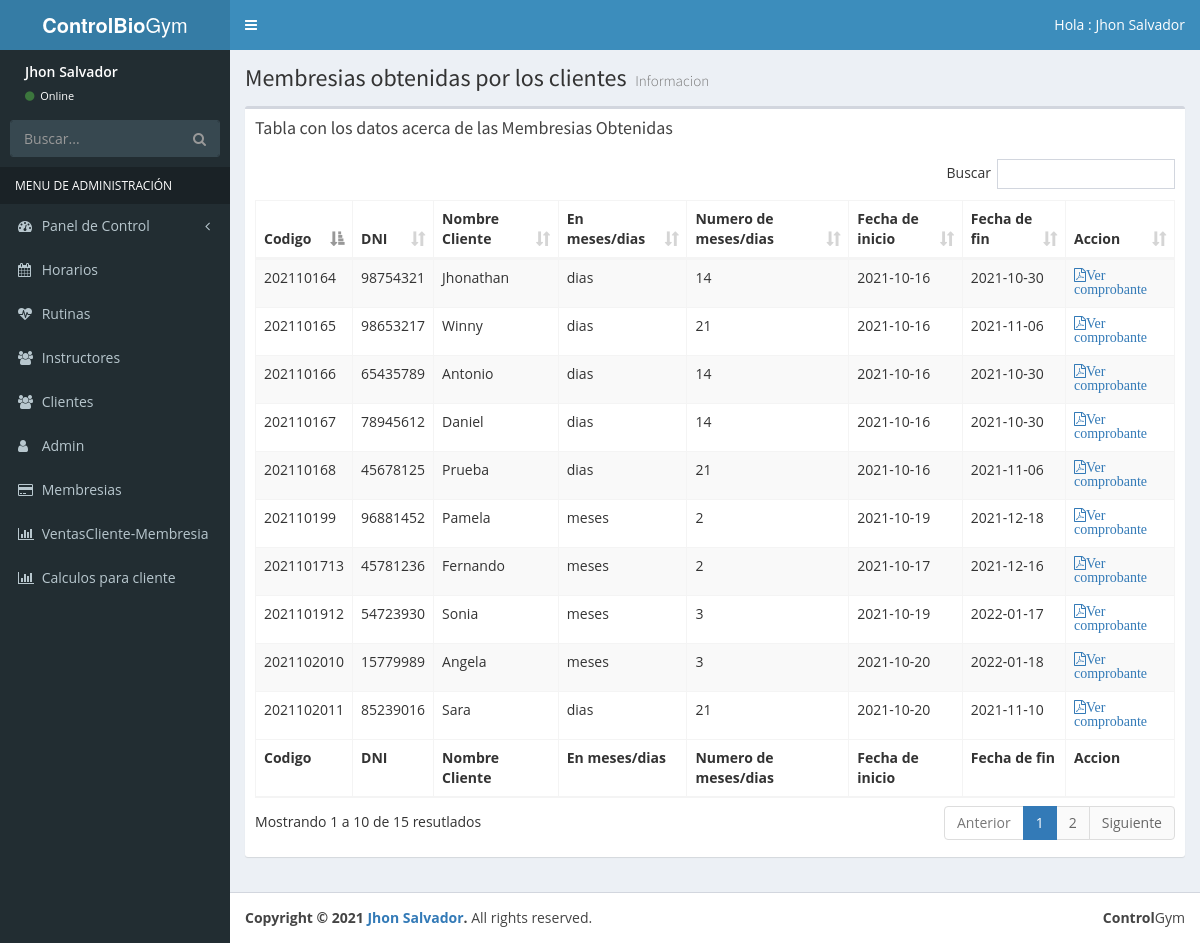
The app's page /ventas-planes-totales.php (signed in) with its own data.
### tables this page shows
CREATE TABLE `plan_cliente` (
  `id_plan_cliente` int(11) NOT NULL,
  `codigo` varchar(200) NOT NULL,
  `fecha_inicio` date NOT NULL,
  `fecha_fin` date NOT NULL,
  `id_cliente` int(8) NOT NULL,
  `id_plan` int(11) NOT NULL
);

CREATE TABLE `cliente` (
  `dnic` int(8) NOT NULL,
  `nombrec` varchar(50) NOT NULL,
  `apellidoc` varchar(50) NOT NULL,
  `correo` varchar(50) NOT NULL,
  `telefono` int(9) NOT NULL,
  `estado` int(1) NOT NULL
);

CREATE TABLE `membresias` (
  `idmemb` int(11) NOT NULL,
  `nommemb` varchar(50) NOT NULL,
  `descripcion` varchar(254) NOT NULL,
  `precio` double NOT NULL,
  `tipo_tiempo` varchar(20) NOT NULL,
  `numero_tiempo` int(11) NOT NULL
);

### ventas-planes-totales.php (the view, shortened to what this page needs)
<?php
include_once 'funciones/funciones1.php';
include_once 'tempaltes/header.php';
include_once 'tempaltes/barra.php';
include_once 'tempaltes/navegacion.php';
?>
  <div class="content-wrapper"  >
    <section class="content-header">
      <h1>
        Membresias obtenidas por los clientes
        <small>Informacion</small>
      </h1>
    </section>
    <section class="content">
      <div class="row">
        <div class="col-xs-12">
          <div class="box">
            <div class="box-header">
              <h3 class="box-title">Tabla con los datos acerca de las Membresias Obtenidas</h3>
            </div>
            <div class="box-body">
              <table id="registros" class="table table-bordered table-striped">
                <thead>
                <tr>
                  <th>Codigo</th>
                  <th>DNI</th>
                  <th>Nombre Cliente</th>
                  <th>En meses/dias</th>
                  <th>Numero de meses/dias</th>
                  <th>Fecha de inicio</th>
                  <th>Fecha de fin</th>
                  <th>Accion</th>
                </tr>
                </thead>
                <tbody>
                          <?php
                  $query = "select * from membresias AS p INNER JOIN plan_cliente AS z
                  ON p.idmemb = z.id_plan INNER JOIN cliente AS c
                  ON c.dnic = z.id_cliente ORDER BY id_plan_cliente DESC";
                  $result = mysqli_query($con, $query);
                  while($row = mysqli_fetch_array($result)){
                    $idc = $row['codigo'];
                    $dnic= $row['dnic'];
                    $namec = $row['nombrec'];
                    $tipot = $row['tipo_tiempo'];
                    $numt = $row['numero_tiempo'];
                    $fechai =$row['fecha_inicio'];
                    $fechaf=$row['fecha_fin'];
                    echo "<tr>";
                    echo "<td>".$idc."</td>";
                    echo "<td>".$dnic."</td>";
                    echo "<td>".$namec."</td>";
                    echo "<td>".$tipot."</td>";
                    echo "<td>".$numt."</td>";
                    echo "<td>".$fechai."</td>";
                    echo "<td>".$fechaf."</td>";
                    echo "<td><a class='fa fa-file-pdf-o' href='generar_carnet_plan1.php?codigo=$idc'     role='button'>Ver comprobante</a></td>";
                    echo "</tr>";
                  }
                  ?>
                </tbody>
                <tfoot>
                <tr>
                <th>Codigo</th>
                 <th>DNI</th>
                  <th>Nombre Cliente</th>
                  <th>En meses/dias</th>
                  <th>Numero de meses/dias</th>
                  <th>Fecha de inicio</th>
                  <th>Fecha de fin</th>
                  <th>Accion</th>
                </tr>
                </tfoot>
              </table>
            </div>
          </div>
        </div>
      </div>
    </section>
		</div>
  <?php
include_once 'tempaltes/footer.php';
?>

### css/estilos.css (style rules this page uses)
* { padding: 0; margin: 0; box-sizing:border-box; }
body { background: #fff; font-family: 'Open Sans', sans-serif; }

### records on screen
plan_cliente: codigo "2021101713", id_cliente.dnic "45781236", id_cliente.nombrec "Fernando", id_plan.tipo_tiempo "meses", id_plan.numero_tiempo "2", fecha_inicio "2021-10-17", fecha_fin "2021-12-16"
plan_cliente: codigo "2021101912", id_cliente.dnic "54723930", id_cliente.nombrec "Sonia", id_plan.tipo_tiempo "meses", id_plan.numero_tiempo "3", fecha_inicio "2021-10-19", fecha_fin "2022-01-17"
plan_cliente: codigo "2021102011", id_cliente.dnic "85239016", id_cliente.nombrec "Sara", id_plan.tipo_tiempo "dias", id_plan.numero_tiempo "21", fecha_inicio "2021-10-20", fecha_fin "2021-11-10"
plan_cliente: codigo "2021102010", id_cliente.dnic "15779989", id_cliente.nombrec "Angela", id_plan.tipo_tiempo "meses", id_plan.numero_tiempo "3", fecha_inicio "2021-10-20", fecha_fin "2022-01-18"
plan_cliente: codigo "202110199", id_cliente.dnic "96881452", id_cliente.nombrec "Pamela", id_plan.tipo_tiempo "meses", id_plan.numero_tiempo "2", fecha_inicio "2021-10-19", fecha_fin "2021-12-18"
plan_cliente: codigo "202110168", id_cliente.dnic "45678125", id_cliente.nombrec "Prueba", id_plan.tipo_tiempo "dias", id_plan.numero_tiempo "21", fecha_inicio "2021-10-16", fecha_fin "2021-11-06"
plan_cliente: codigo "202110167", id_cliente.dnic "78945612", id_cliente.nombrec "Daniel", id_plan.tipo_tiempo "dias", id_plan.numero_tiempo "14", fecha_inicio "2021-10-16", fecha_fin "2021-10-30"
plan_cliente: codigo "202110166", id_cliente.dnic "65435789", id_cliente.nombrec "Antonio", id_plan.tipo_tiempo "dias", id_plan.numero_tiempo "14", fecha_inicio "2021-10-16", fecha_fin "2021-10-30"
plan_cliente: codigo "202110165", id_cliente.dnic "98653217", id_cliente.nombrec "Winny", id_plan.tipo_tiempo "dias", id_plan.numero_tiempo "21", fecha_inicio "2021-10-16", fecha_fin "2021-11-06"
plan_cliente: codigo "202110164", id_cliente.dnic "98754321", id_cliente.nombrec "Jhonathan", id_plan.tipo_tiempo "dias", id_plan.numero_tiempo "14", fecha_inicio "2021-10-16", fecha_fin "2021-10-30"

### other values on screen
$_SESSION['nombre'] "Jhon Salvador"
